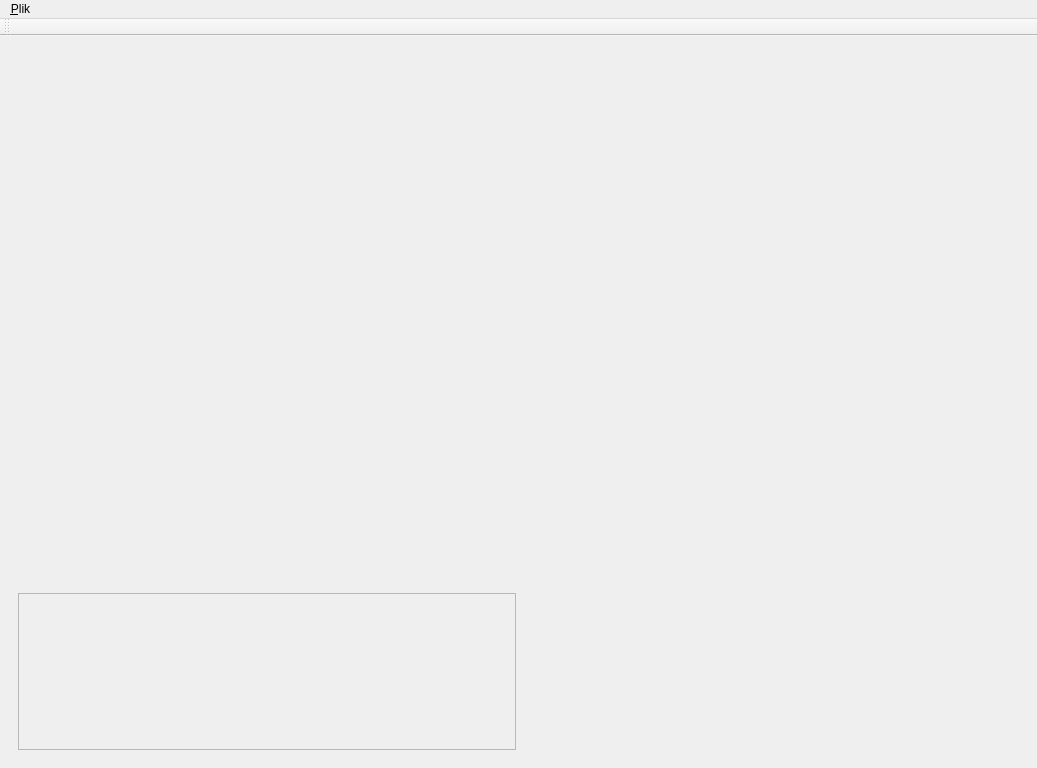
<?xml version="1.0" encoding="UTF-8"?>
<ui version="4.0">
 <class>MainWindow</class>
 <widget class="QMainWindow" name="MainWindow">
  <property name="geometry">
   <rect>
    <x>0</x>
    <y>0</y>
    <width>1037</width>
    <height>768</height>
   </rect>
  </property>
  <property name="windowTitle">
   <string>PygeTurner</string>
  </property>
  <widget class="QWidget" name="main_area">
   <property name="styleSheet">
    <string notr="true"/>
   </property>
   <layout class="QVBoxLayout" name="verticalLayout" stretch="3,0,1">
    <item>
     <widget class="SheetViewer" name="sheet_view">
      <property name="styleSheet">
       <string notr="true">background:transparent</string>
      </property>
      <property name="transformationAnchor">
       <enum>QGraphicsView::AnchorUnderMouse</enum>
      </property>
      <property name="resizeAnchor">
       <enum>QGraphicsView::AnchorUnderMouse</enum>
      </property>
     </widget>
    </item>
    <item>
     <widget class="AudioPlayer" name="audio_player" native="true"/>
    </item>
    <item>
     <widget class="QWidget" name="widget" native="true">
      <layout class="QHBoxLayout" name="horizontalLayout_2">
       <item>
        <widget class="QScrollArea" name="scrollArea_2">
         <property name="sizePolicy">
          <sizepolicy hsizetype="Preferred" vsizetype="Preferred">
           <horstretch>0</horstretch>
           <verstretch>0</verstretch>
          </sizepolicy>
         </property>
         <property name="widgetResizable">
          <bool>true</bool>
         </property>
         <widget class="QWidget" name="scrollAreaWidgetContents_2">
          <property name="geometry">
           <rect>
            <x>0</x>
            <y>0</y>
            <width>496</width>
            <height>153</height>
           </rect>
          </property>
          <layout class="QVBoxLayout" name="verticalLayout_3"/>
         </widget>
        </widget>
       </item>
       <item>
        <widget class="QWidget" name="widget_3" native="true">
         <layout class="QVBoxLayout" name="verticalLayout_4"/>
        </widget>
       </item>
      </layout>
     </widget>
    </item>
   </layout>
  </widget>
  <widget class="QMenuBar" name="menu_bar">
   <property name="geometry">
    <rect>
     <x>0</x>
     <y>0</y>
     <width>1037</width>
     <height>22</height>
    </rect>
   </property>
   <widget class="QMenu" name="file_menu">
    <property name="title">
     <string>&amp;Plik</string>
    </property>
    <addaction name="open_sheet"/>
    <addaction name="open_sound"/>
    <addaction name="separator"/>
    <addaction name="set_musescore_path"/>
   </widget>
   <addaction name="file_menu"/>
  </widget>
  <widget class="QToolBar" name="toolBar">
   <property name="windowTitle">
    <string>toolBar</string>
   </property>
   <property name="toolButtonStyle">
    <enum>Qt::ToolButtonTextBesideIcon</enum>
   </property>
   <attribute name="toolBarArea">
    <enum>TopToolBarArea</enum>
   </attribute>
   <attribute name="toolBarBreak">
    <bool>false</bool>
   </attribute>
  </widget>
  <action name="actionPlay">
   <property name="icon">
    <iconset resource="resources.qrc">
     <normaloff>:/icons/feather icons/play.svg</normaloff>:/icons/feather icons/play.svg</iconset>
   </property>
   <property name="text">
    <string>Play</string>
   </property>
   <property name="shortcut">
    <string>P</string>
   </property>
  </action>
  <action name="open_sheet">
   <property name="text">
    <string>Otwórz &amp;nuty</string>
   </property>
  </action>
  <action name="open_sound">
   <property name="text">
    <string>Otwórz &amp;dźwięk</string>
   </property>
  </action>
  <action name="set_musescore_path">
   <property name="text">
    <string>Ustaw ścieżkę do MuseScore</string>
   </property>
  </action>
 </widget>
 <customwidgets>
  <customwidget>
   <class>SheetViewer</class>
   <extends>QGraphicsView</extends>
   <header>sheet_viewer</header>
  </customwidget>
  <customwidget>
   <class>AudioPlayer</class>
   <extends>QWidget</extends>
   <header>audio_player</header>
   <container>1</container>
  </customwidget>
 </customwidgets>
 <resources>
  <include location="resources.qrc"/>
 </resources>
 <connections/>
</ui>
